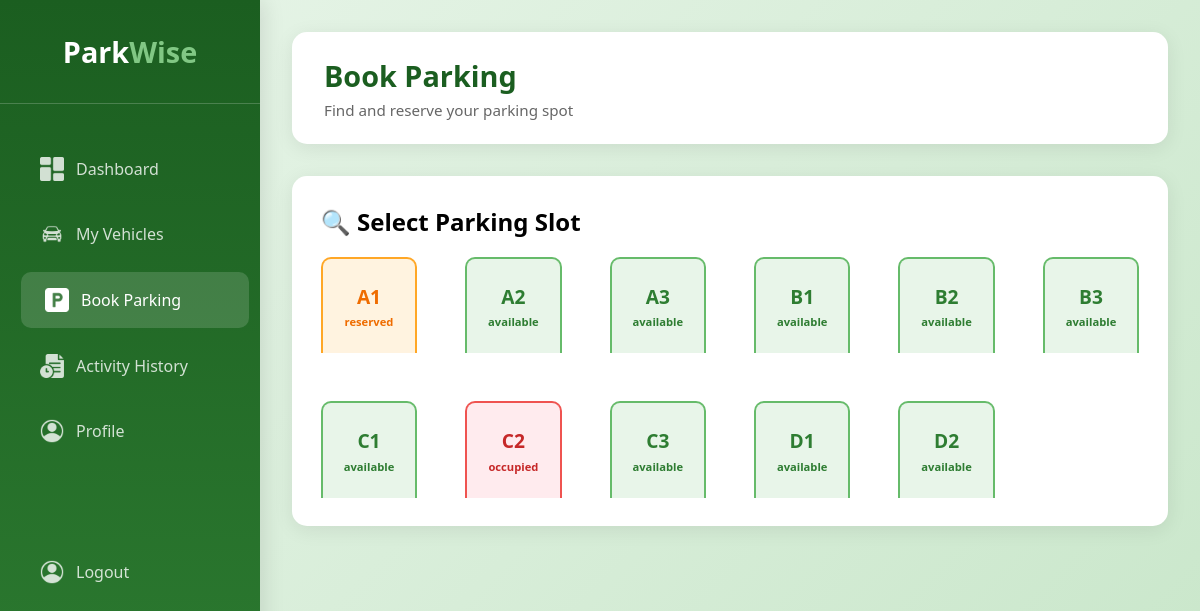
The app's page /?controller=UserController&action=showBookingsPage (signed in), older data.
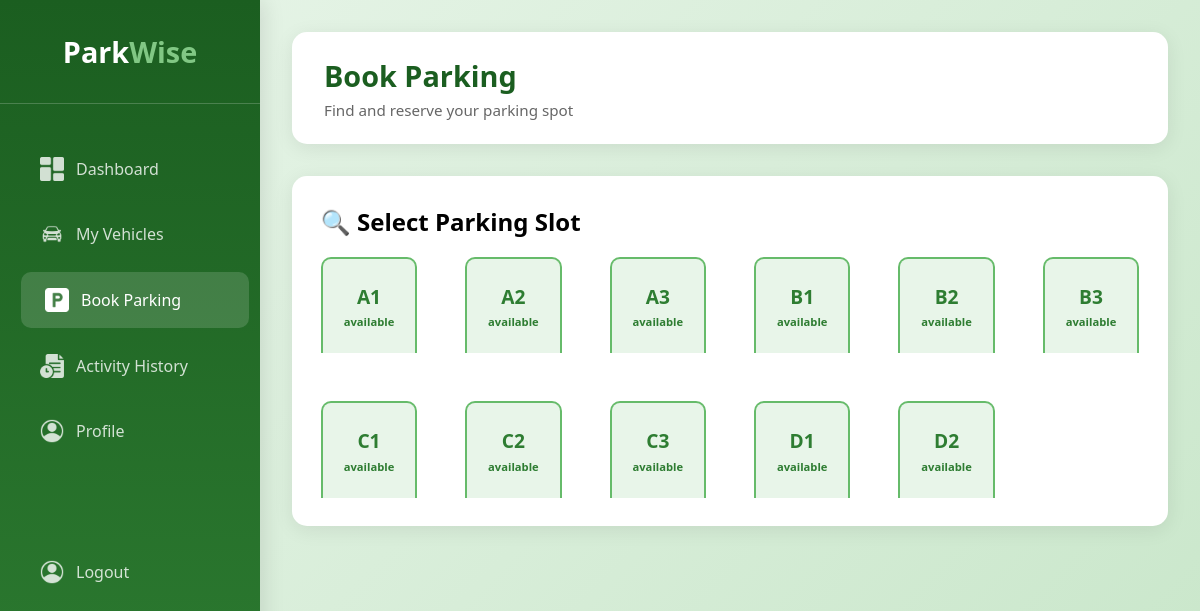
The same page, newer data.
### tables this page shows
CREATE TABLE ParkingSlot (
    slot_id INTEGER PRIMARY KEY AUTOINCREMENT,
    slot_number INTEGER NOT NULL UNIQUE,
    location VARCHAR(100) NOT NULL,
    status VARCHAR(20) NOT NULL DEFAULT 'available',
    created_at DATETIME DEFAULT CURRENT_TIMESTAMP,
    CHECK (status IN ('available', 'reserved', 'occupied'))
);

### views/uniLayout.php (called while the page is built)
<?php require_once("./views/$folderPath" . "/$folderPath" . "Layout.php")?>

### controllers/BaseController.php (called while the page is built, shortened)
<?php
class BaseController{
    public function  renderView($folderPath, $fileName, $datas = NULL, $location = NULL){
        $content = $datas;
        require_once("./views/uniLayout.php");
    }
}

### controllers/UserController.php (called while the page is built, shortened)
<?php
class UserController extends BaseController{
    protected $parkingSlotModel;
    public function __construct(){
        $this->parkingSlotModel = $this->loadModel("ParkingSlot");
    }
    public function showBookingsPage(){
        $datas = $this->parkingSlotModel->getAll();
        $this->renderView("user", "bookParkingPage", $datas, "bookParkingPage");
    }
}

### index.php (called while the page is built, shortened)
<?php
require_once("./dbConnection.php");
require_once("./router.php");

### models/BaseModel.php (called while the page is built, shortened)
<?php
class BaseModel{
    protected $db;
    protected $table;
    public function __construct(){
        $this->db = DbConnection::getInstance();
    }
    public function getAll(){
        try{
            $sql = "SELECT * FROM {$this->table} ORDER BY created_at DESC ";
            $request = $this->db->query($sql);
            $result = $request->fetchAll(PDO::FETCH_ASSOC);
            return $result;
        }catch(PDOException $e){
            error_log($e->getMessage());
            return false;
        }
    }
}

### dbConnection.php (called while the page is built)
<?php
class DbConnection{
    private static $instance = NULL;
    public static function getInstance(){
        if(!isset(self::$instance)){
            try{
                $pdo = new PDO("sqlite:" . __DIR__ . "/database/parkwise.db");
                $pdo->setAttribute(PDO::ATTR_ERRMODE, PDO::ERRMODE_EXCEPTION);
                self::$instance = $pdo;
            }catch(PDOException $e){
                exit("SOMETHING WENT WRONG WHILE CONNECTING TO DATABASE" .  $e->getMessage());
            }
        }
        return self::$instance;
    }
}

### views/user/bookParkingPage.php (the view, shortened to what this page needs)
<div class="main-display">
        <div class="header">
            <div class="welcome">
                <h1>Book Parking</h1>
                <p>Find and reserve your parking spot</p>
            </div>
        </div>
        <div class="parking-card">
            <h2>🔍 Select Parking Slot</h2>
                <div class="parking-grid">
                    <?php foreach($content as $slot):?>
                        <form method="post" action="?controller=UserController&action=showBookingDetailsPage" class="parking-spot <?= $slot["status"]?>" onclick="this.submit()">
                            <div class="spot-number"><?= $slot["slot_number"]?></div>
                            <div class="spot-status"><?= $slot["status"]?></div>
                        </form>
                    <?php endforeach;?>
                </div>
            </div>
        </div>
</div>

Row changes from the older to the newer data that the page shows:
changed parkingslot (number 1 of 11 on the later page): status "reserved" → "available"
changed parkingslot (number 8 of 11 on the later page): status "occupied" → "available"
